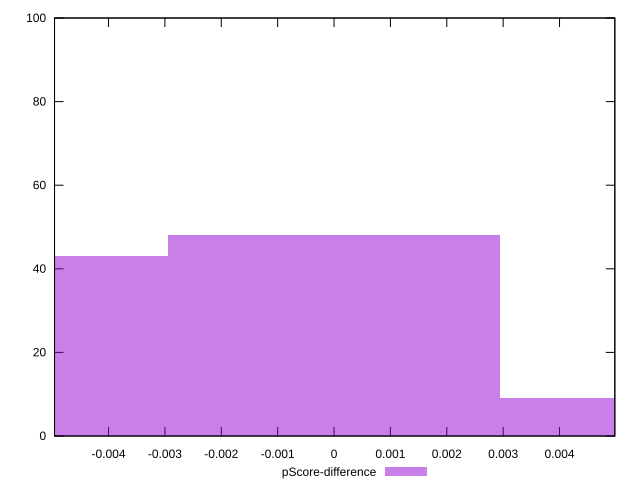

This figure's gnuplot source:
reset

$pScoreDifference <<EOF
0 48
-0.005880465287336058 43
0.005880465287336058 9
EOF

set key outside below
set boxwidth 0.005880465287336058
set xrange [-0.00495778598942731:0.004980730670988032]
set yrange [0:100]
set trange [0:100]
set style fill transparent solid 0.5 noborder
set terminal svg size 640, 490 enhanced background rgb 'white'
set output "reports/report_00032_2021-02-25T10-28-15.087Z/first-meaningful-paint/samples/astro/pScore-difference/histogram.svg"

plot $pScoreDifference title "pScore-difference" with boxes

reset
